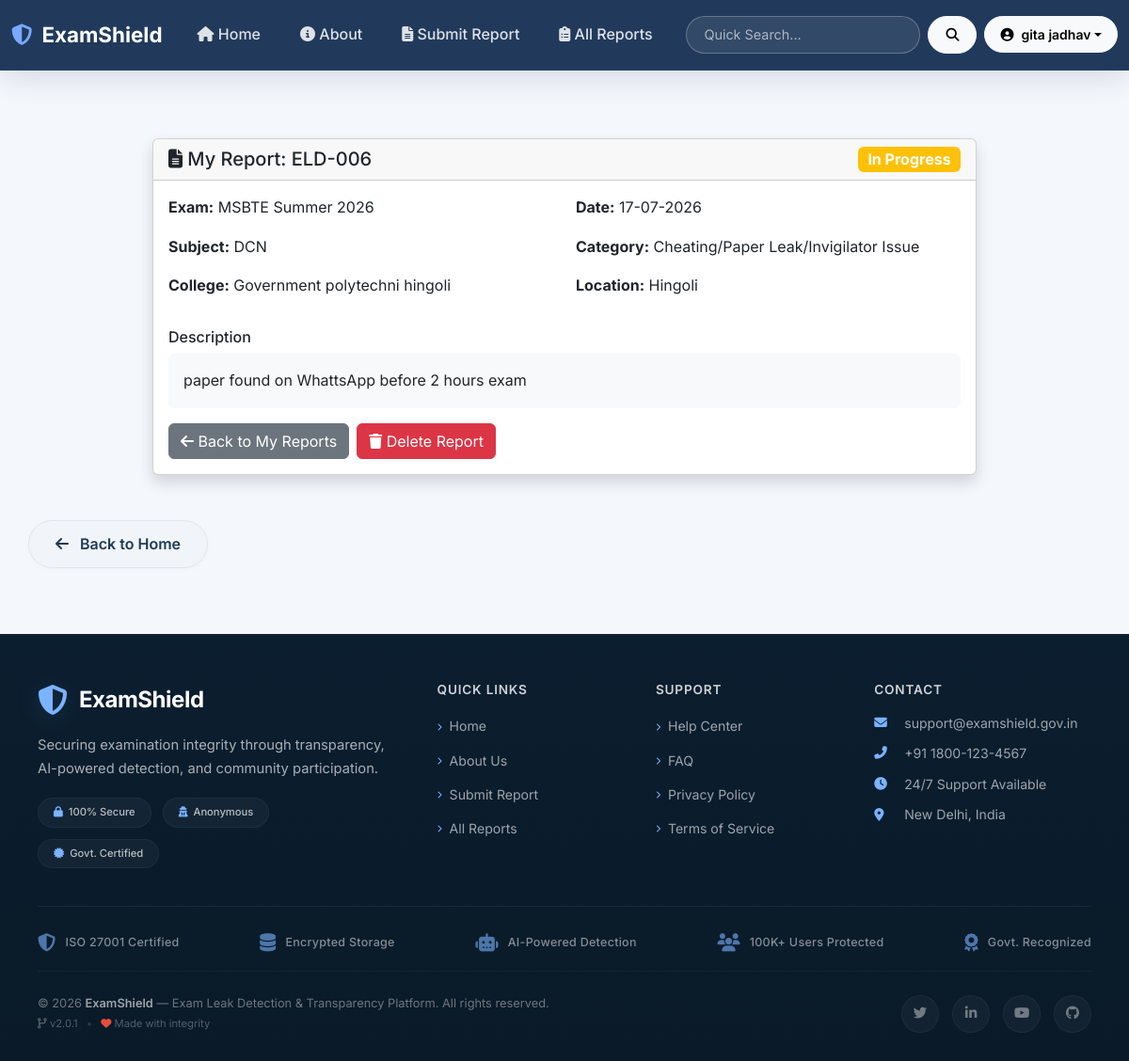
Page /report/6 (signed in) on the committed database.
### tables this page shows
CREATE TABLE users (
            id INTEGER PRIMARY KEY AUTOINCREMENT,
            username TEXT NOT NULL UNIQUE,
            password TEXT NOT NULL,
            email TEXT UNIQUE,
            mobile TEXT UNIQUE,
            name TEXT,
            role TEXT DEFAULT 'student',

            -- Verification
            is_mobile_verified INTEGER DEFAULT 0,
            is_email_verified INTEGER DEFAULT 0,
            mobile_otp TEXT,
            otp_generated_at TEXT,

            -- Identity Proof 
            profile_photo TEXT,
            id_proof_type TEXT,
            id_proof_number TEXT,
            id_proof_photo TEXT,
            is_id_verified INTEGER DEFAULT 0,

            -- Tracking & Moderation
            signup_ip TEXT,
            signup_user_agent TEXT,
            created_at TEXT DEFAULT CURRENT_TIMESTAMP,
            is_blocked INTEGER DEFAULT 0,
            trust_score INTEGER DEFAULT 100
        , state TEXT, district TEXT);

CREATE TABLE entries (
            id INTEGER PRIMARY KEY AUTOINCREMENT,
            user_id INTEGER NOT NULL,
            exam_name TEXT NOT NULL,
            subject_name TEXT NOT NULL,
            college_name TEXT NOT NULL,
            status TEXT DEFAULT 'Pending',
            report_date TEXT,
            description TEXT,

            -- Incident Location
            incident_state TEXT,
            incident_district TEXT,
            incident_city TEXT,
            incident_college TEXT,
            incident_address TEXT,

            -- Multiple Files - JSON madhe store karu
            photos TEXT,
            videos TEXT,
            audios TEXT,

            -- Admin
            urgency_score INTEGER DEFAULT 0,
            ai_summary TEXT,
            fake_status TEXT,
            admin_remark TEXT,
            is_dummy INTEGER DEFAULT 0,
            created_at TEXT DEFAULT CURRENT_TIMESTAMP,
            updated_at TEXT, category TEXT DEFAULT 'Other', sentiment TEXT DEFAULT 'Normal',

            FOREIGN KEY (user_id) REFERENCES users (id)
        );

### app.py (the view)
@app.route('/report/<int:id>')
@login_required
def view_report(id):
    conn = get_db()
    conn.row_factory = sqlite3.Row
    report = conn.execute('SELECT e.*, u.name, u.email FROM entries e JOIN users u ON e.user_id=u.id WHERE e.id =?', (id,)).fetchone()
    if report is None:
        conn.close()
        flash('Report not found!', 'error')
        return redirect(url_for('report_list'))
    if current_user.role!= 'admin' and report['user_id']!= current_user.id:
        conn.close()
        flash('You do not have permission to view this report.', 'error')
        return redirect(url_for('report_list'))
    report_dict = dict(report)
    for key in ['photos', 'videos', 'audios']:
        try:
            report_dict[key] = json.loads(report_dict[key]) if report_dict[key] else []
        except:
            report_dict[key] = []
    conn.close()
    report_dict['display_id'] = f"ELD-{report_dict['id']:03d}"
    if report_dict['report_date']:
        try:
            date_obj = datetime.strptime(report_dict['report_date'], '%Y-%m-%d')
            report_dict['report_date'] = date_obj.strftime('%d-%m-%Y')
        except:
            pass
    if current_user.role == 'admin':
        return render_template('admin_detail.html', report=report_dict)
    else:
        return render_template('student_detail.html', report=report_dict)

### app.py (called while the page is built)
@login_manager.user_loader
def load_user(user_id):
    conn = get_db()
    user_row = conn.execute('SELECT * FROM users WHERE id =?', (user_id,)).fetchone()
    conn.close()
    if user_row:
        user = dict(user_row)
        return User(
            id=user['id'],
            username=user['username'],
            name=user.get('name', 'User'),
            role=user.get('role', 'student'),
            is_mobile_verified=user.get('is_mobile_verified', 0),
            is_email_verified=user.get('is_email_verified', 0),
            is_blocked=user.get('is_blocked', 0)
        )
    return None

@app.context_processor
def inject_notifications():
    if current_user.is_authenticated: # FIX: session ki jagah current_user
        conn = get_db()
        count = conn.execute("SELECT COUNT(*) FROM notifications WHERE is_read = 0").fetchone()[0]
        conn.close()
        return dict(unread_count=count)
    return dict(unread_count=0)

def get_settings():
    conn = get_db()
    s = conn.execute("SELECT * FROM settings WHERE id=1").fetchone()
    conn.close()
    return s

@app.before_request
def check_maintenance():
    settings = get_settings()
    if settings and settings['maintenance_mode'] == 1:
        if request.endpoint and 'static' not in request.endpoint:
            if not current_user.is_authenticated or current_user.role!= 'admin':
                return render_template('maintenance.html'), 503

def get_db():
    db = sqlite3.connect('myproject.db', timeout=20.0) # timeout add
    db.row_factory = sqlite3.Row
    db.execute("PRAGMA foreign_keys = ON")
    db.execute("PRAGMA journal_mode=WAL") # WAL mode add
    db.execute("PRAGMA busy_timeout = 20000")
    return db

@app.context_processor
def inject_notifications():
    if current_user.is_authenticated and current_user.role == 'student':
        db = get_db()
        count = db.execute("SELECT COUNT(*) FROM notifications WHERE user_id = ? AND is_read = 0", (current_user.id,)).fetchone()[0]
        db.close()
        return dict(unread_count=count)
    return dict(unread_count=0)

### templates/student_detail.html (shortened to what this page needs)
{% extends "base.html" %}
{% block content %}
<div class="container mt-4" style="max-width: 900px;">
<div class="card shadow">
    <div class="card-header d-flex justify-content-between align-items-center">
        <h5 class="mb-0"><i class="fas fa-file-alt"></i> My Report: {{ report.display_id }}</h5>
        <span class="badge bg-{{ 'success' if report.status=='Resolved' else 'warning' }} fs-6">
            {{ report.status }}
        </span>
    </div>
    <div class="card-body">
        <div class="row mb-3">
            <div class="col-md-6">
                <p><b>Exam:</b> {{ report.exam_name }}</p>
                <p><b>Subject:</b> {{ report.subject_name }}</p>
                <p><b>College:</b> {{ report.college_name }}</p>
            </div>
            <div class="col-md-6">
                <p><b>Date:</b> {{ report.report_date }}</p>
                <p><b>Category:</b> {{ report.category }}</p>
                <p><b>Location:</b> {{ report.incident_city }}</p>
            </div>
        </div>
        <div class="mb-3">
            <h6>Description</h6>
            <div class="p-3 bg-light rounded">{{ report.description }}</div>
        </div>
        <div class="d-flex gap-2">
            <a href="{{ url_for('report_list') }}" class="btn btn-secondary">
                <i class="fas fa-arrow-left"></i> Back to My Reports
            </a>
            {% if current_user.id == report.user_id %}
            <form method="POST" action="{{ url_for('delete_report', id=report.id) }}">
                <button type="submit" class="btn btn-danger" onclick="return confirm('Delete this report? This cannot be undone.')">
                    <i class="fas fa-trash"></i> Delete Report
                </button>
            </form>
            {% endif %}
        </div>
    </div>
</div>
</div>
{% endblock %}

### templates/base.html (shortened to what this page needs)
<!DOCTYPE html>
<html lang="en">
<head>
    <link href="https://cdn.jsdelivr.net/npm/bootstrap@5.3.3/dist/css/bootstrap.min.css" rel="stylesheet">
    <link rel="stylesheet" href="https://cdnjs.cloudflare.com/ajax/libs/font-awesome/6.5.1/css/all.min.css">
</head>
<body>
<nav class="navbar navbar-expand-lg navbar-dark">
    <div class="container-fluid" style="max-width: 1400px;">
        <a class="navbar-brand" href="{{ url_for('home') }}">
            <i class="fas fa-shield-alt"></i> ExamShield
        </a>
        <div class="collapse navbar-collapse" id="navbarContent">
            <ul class="navbar-nav me-auto mb-2 mb-lg-0">
                <li class="nav-item">
                    <a class="nav-link {% if request.endpoint == 'home' %}active{% endif %}" href="{{ url_for('home') }}">
                        <i class="fas fa-home"></i> Home
                    </a>
                </li>
                <li class="nav-item">
                    <a class="nav-link {% if request.endpoint == 'about' %}active{% endif %}" href="{{ url_for('about') }}">
                        <i class="fas fa-info-circle"></i> About
                    </a>
                </li>
                {% if current_user.is_authenticated %}
                <li class="nav-item">
                    <a class="nav-link {% if request.endpoint == 'form' %}active{% endif %}" href="{{ url_for('form') }}">
                        <i class="fas fa-file-alt"></i> Submit Report
                    </a>
                </li>
                <li class="nav-item">
                    <a class="nav-link {% if request.endpoint == 'report_list' %}active{% endif %}" href="{{ url_for('report_list') }}">
                        <i class="fas fa-clipboard-list"></i> All Reports
                    </a>
                </li>
                {% endif %}
            </ul>
            <div class="d-flex align-items-center gap-2 flex-wrap">
                {% if current_user.is_authenticated %}
                <form class="d-flex" action="{{ url_for('report_list') }}" method="GET">
                    <input class="form-control form-control-sm search-input me-2"
                           type="search"
                           name="search"
                           placeholder="Quick Search...">
                    <button class="btn btn-light btn-sm" type="submit"><i class="fas fa-search"></i></button>
                </form>
                {% endif %}
                {% if current_user.is_authenticated %}
                    <div class="dropdown">
                        <button class="btn btn-light btn-sm rounded-pill dropdown-toggle d-flex align-items-center px-3"
                                type="button"
                                id="userDropdown"
                                data-bs-toggle="dropdown"
                                aria-expanded="false">
                            <i class="fas fa-user-circle me-2"></i> {{ current_user.name }}
                        </button>
                    </div>
                {% endif %}
            </div>
        </div>
    </div>
</nav>
<main class="container-fluid main-content">
    {% block content %}{% endblock %}
</main>
<div>
    <a href="{{ url_for('home') }}" class="back-btn">
        <i class="fas fa-arrow-left"></i> Back to Home
    </a>
</div>
<footer class="premium-footer">
    <div class="footer-container">
        <div class="footer-top">
            <div class="footer-brand">
                <div class="footer-logo">
                    <i class="fas fa-shield-alt"></i>
                    <span>ExamShield</span>
                </div>
                <p class="footer-tagline">
                    Securing examination integrity through transparency,
                    AI-powered detection, and community participation.
                </p>
                <div class="footer-trust-badge">
                    <span><i class="fas fa-lock"></i> 100% Secure</span>
                    <span><i class="fas fa-user-secret"></i> Anonymous</span>
                    <span><i class="fas fa-certificate"></i> Govt. Certified</span>
                </div>
            </div>
            <div class="footer-links">
                <h6>Quick Links</h6>
                <ul>
                    <li><a href="{{ url_for('home') }}"><i class="fas fa-chevron-right"></i> Home</a></li>
                    <li><a href="{{ url_for('about') }}"><i class="fas fa-chevron-right"></i> About Us</a></li>
                    <li><a href="{{ url_for('form') }}"><i class="fas fa-chevron-right"></i> Submit Report</a></li>
                    <li><a href="{{ url_for('report_list') }}"><i class="fas fa-chevron-right"></i> All Reports</a></li>
                </ul>
            </div>
            <div class="footer-links">
                <h6>Support</h6>
                <ul>
                    <li><a href="#"><i class="fas fa-chevron-right"></i> Help Center</a></li>
                    <li><a href="#"><i class="fas fa-chevron-right"></i> FAQ</a></li>
                    <li><a href="#"><i class="fas fa-chevron-right"></i> Privacy Policy</a></li>
                    <li><a href="#"><i class="fas fa-chevron-right"></i> Terms of Service</a></li>
                </ul>
            </div>
            <div class="footer-links">
                <h6>Contact</h6>
                <ul class="footer-contact">
                    <li><i class="fas fa-envelope"></i> support@examshield.gov.in</li>
                    <li><i class="fas fa-phone-alt"></i> +91 1800-123-4567</li>
                    <li><i class="fas fa-clock"></i> 24/7 Support Available</li>
                    <li><i class="fas fa-map-marker-alt"></i> New Delhi, India</li>
                </ul>
            </div>
        </div>
        <div class="footer-middle">
            <div class="trust-indicators">
                <div class="trust-item">
                    <i class="fas fa-shield-halved"></i>
                    <span>ISO 27001 Certified</span>
                </div>
                <div class="trust-item">
                    <i class="fas fa-database"></i>
                    <span>Encrypted Storage</span>
                </div>
                <div class="trust-item">
                    <i class="fas fa-robot"></i>
                    <span>AI-Powered Detection</span>
                </div>
                <div class="trust-item">
                    <i class="fas fa-users"></i>
                    <span>100K+ Users Protected</span>
                </div>
                <div class="trust-item">
                    <i class="fas fa-award"></i>
                    <span>Govt. Recognized</span>
                </div>
            </div>
        </div>
        <div class="footer-bottom">
            <div class="footer-copyright">
                <p>
                    &copy; 2026 <strong>ExamShield</strong> — Exam Leak Detection &amp; Transparency Platform.
                    All rights reserved.
                </p>
                <p class="footer-version">
                    <i class="fas fa-code-branch"></i> v2.0.1
                    <span class="dot-separator">&bull;</span>
                    <i class="fas fa-heart" style="color: #e74c3c;"></i> Made with integrity
                </p>
            </div>
            <div class="footer-social">
                <a href="#" aria-label="Twitter"><i class="fab fa-twitter"></i></a>
                <a href="#" aria-label="LinkedIn"><i class="fab fa-linkedin-in"></i></a>
                <a href="#" aria-label="YouTube"><i class="fab fa-youtube"></i></a>
                <a href="#" aria-label="GitHub"><i class="fab fa-github"></i></a>
            </div>
        </div>
    </div>
</footer>
</body>
</html>

### rows in the picture
users: name "gita jadhav"
entries: status "In Progress", exam_name "MSBTE Summer 2026", subject_name "DCN", college_name "Government polytechni hingoli", report_date "17-07-2026", category "Cheating/Paper Leak/Invigilator Issue", incident_city "Hingoli", description "paper found on WhattsApp before 2 hours exam"

### other values in the picture
{{ report.display_id }} "ELD-006"
